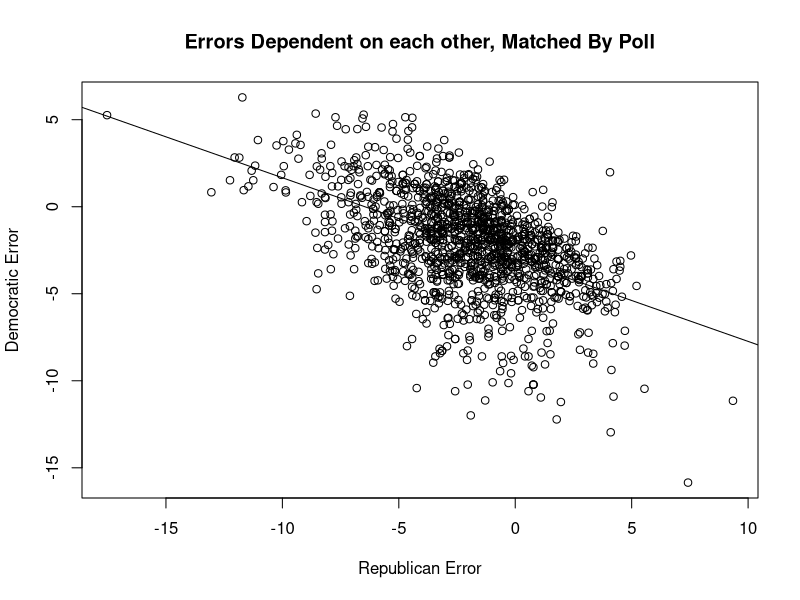
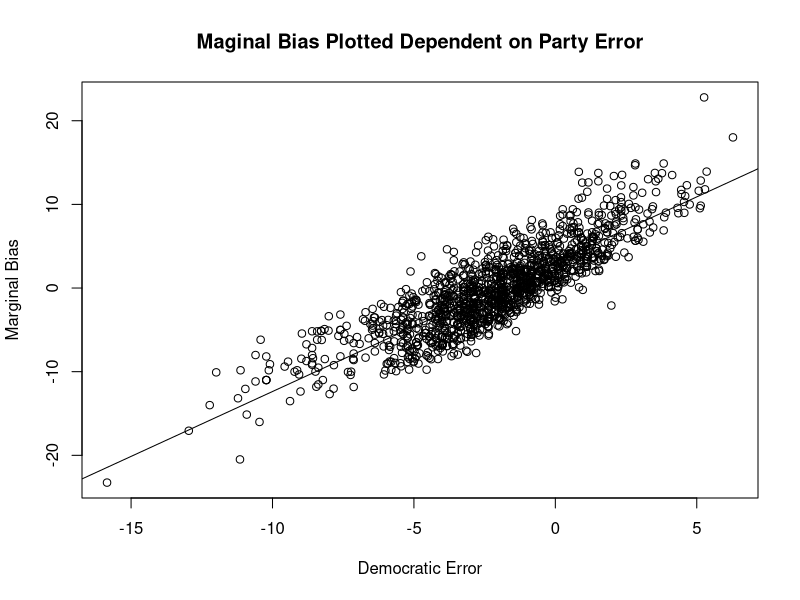
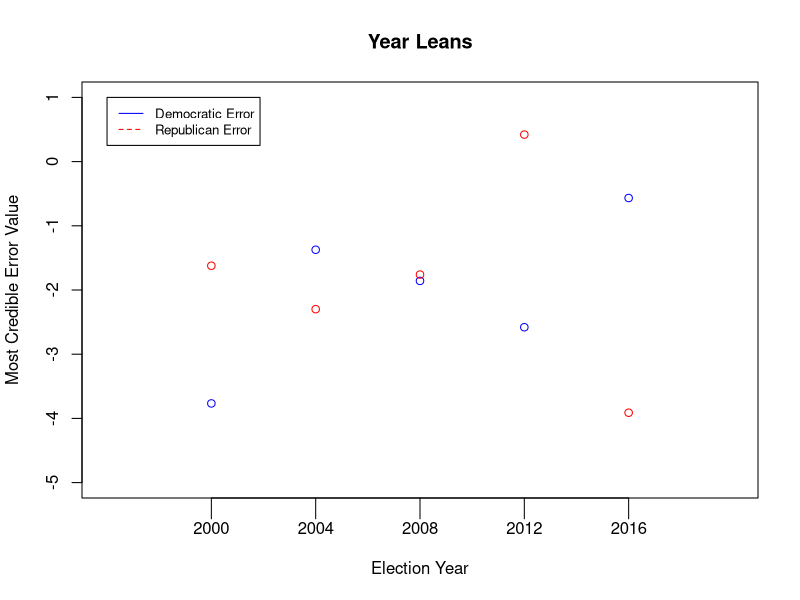
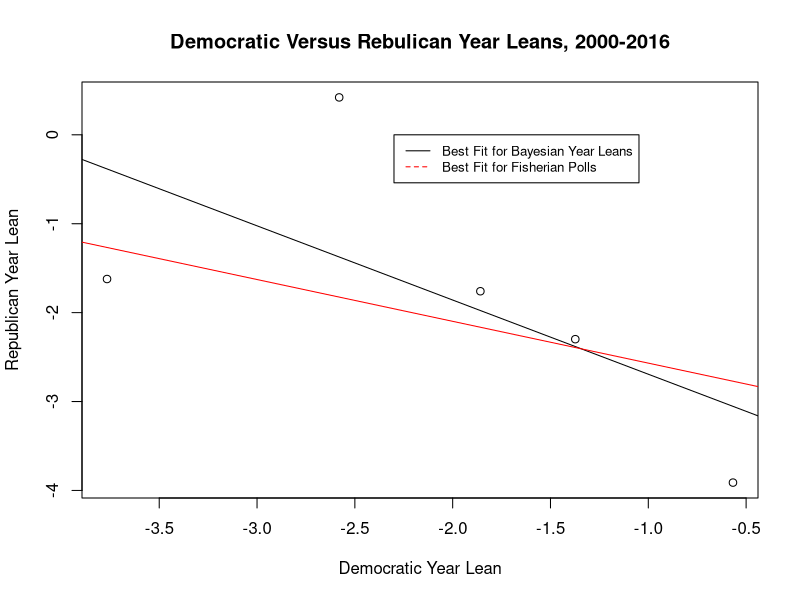
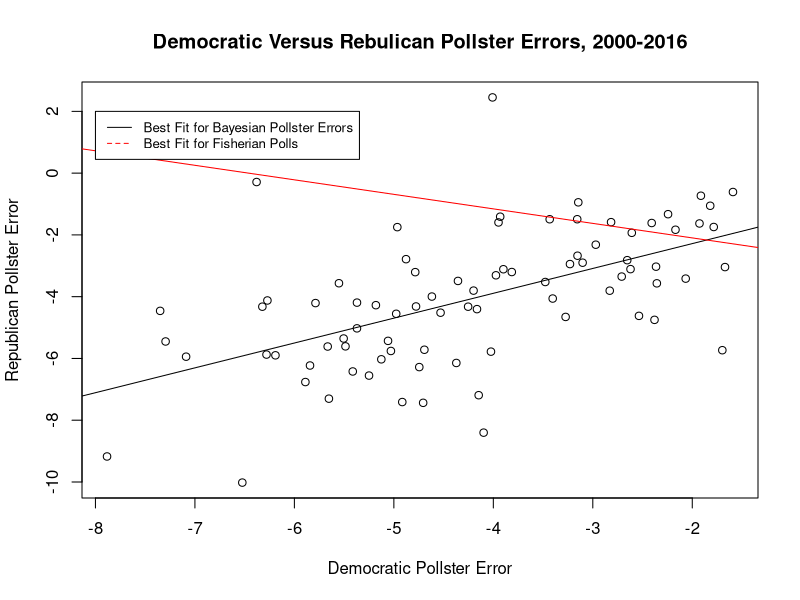

Reproduce these figures in R, in order.
## ---- chunk 1
knitr::opts_chunk$set(echo = FALSE, error=FALSE, warning=FALSE)
knitr::opts_knit$set(root.dir = dirname(getwd()))
## ---- chunk 2
mydata=read.csv("Data/raw-polls_538_cleaned.csv")
#is year rep. lean = -(dem. year lean) ?
minPolls=30
myDataMyPollsters=  mydata[0,]
for(myPollster in unique(mydata$pollster))
{
  
  #subset to a dataset with just each pollster
  subpoll=subset(mydata, pollster==myPollster)
  
  #if that subset has more than thirty entries, use it:
  if(nrow(subpoll)>minPolls){
    #combine each of these subsets together
    myDataMyPollsters=rbind(myDataMyPollsters, subpoll)
  }
}
myDataFrame = myDataMyPollsters
myDataFrame$pollster = factor( myDataFrame$pollster)
lm(formula = myDataFrame$repBias ~ myDataFrame$demBias)
bestfit=lm(formula =  myDataFrame$demBias ~ myDataFrame$repBias)
plot(myDataFrame$repBias, myDataFrame$demBias, xlab="Republican Error", ylab="Democratic Error", main="Errors Dependent on each other, Matched By Poll")
abline(bestfit)
corrval=cor(myDataFrame$repBias, myDataFrame$demBias)
corrval1=cor(myDataFrame$demBias, myDataFrame$bias)
corrval2=cor(myDataFrame$repBias, myDataFrame$bias)

plot(myDataFrame$demBias, myDataFrame$bias, xlab="Democratic Error", ylab="Marginal Bias",main="Maginal Bias Plotted Dependent on Party Error")
bestfit2=lm(myDataFrame$bias~myDataFrame$demBias)
abline(bestfit2)


## ---- chunk 3
#source(here::here('RScripts', 'Exploration of Margin v. Party Error.r'))
## ---- chunk 4
dtD=read.csv("Simulations/dtD.csv")
knitr::kable(dtD)

dtR=read.csv("Simulations/dtR.csv")
knitr::kable(dtR)
## ---- chunk 5
yearLabels=c("2000","2004","2008","2012","2016")
plot(dtD$yearLabels,dtD$Mode, col="blue", main="Year Leans", xlab="Election Year", 
     ylab="Most Credible Error Value", ylim=c(-5, 1) , xlim=c(1996, 2020), xaxt = "n"
     )
# Define the position of tick marks
axis(side = 1, 
     at = yearLabels, 
     labels = yearLabels,
     tck=-.05)
points(dtR$yearLabels, dtR$Mode, col="red")
# Add a legend
legend(1996, 1, legend=c("Democratic Error", "Republican Error"),
       col=c("blue", "red"), lty=1:2, cex=0.8)

plot(dtD$Mode,dtR$Mode, main="Democratic Versus Rebulican Year Leans, 2000-2016", xlab="Democratic Year Lean", 
     ylab="Republican Year Lean")
RelationshipBetween = lm(dtR$Mode~dtD$Mode)
summary(RelationshipBetween)
abline(RelationshipBetween)
bestfit=lm(formula =  myDataFrame$demBias ~ myDataFrame$repBias)
abline(bestfit, col="red")
legend(-2.3, 0, legend=c("Best Fit for Bayesian Year Leans", "Best Fit for Fisherian Polls"), col=c("black", "red"), lty=1:2, cex=0.8)
## ---- chunk 6
#uses data from "ANOVA model -just pollsters.R"
demBiasPollsterSummary=read.csv("Simulations/demBiasPollsterSummary.csv")
repBiasPollsterSummary=read.csv("Simulations/repBiasPollsterSummary.csv")


plot(demBiasPollsterSummary$x,repBiasPollsterSummary$x, main="Democratic Versus Rebulican Pollster Errors, 2000-2016", xlab="Democratic Pollster Error", 
     ylab="Republican Pollster Error")
bestfitPollster=lm(repBiasPollsterSummary$x~demBiasPollsterSummary$x)
summary(bestfitPollster)
abline(bestfitPollster)
abline(bestfit, col="red")
legend(-8, 2, legend=c("Best Fit for Bayesian Pollster Errors", "Best Fit for Fisherian Polls"), col=c("black", "red"), lty=1:2, cex=0.8)
